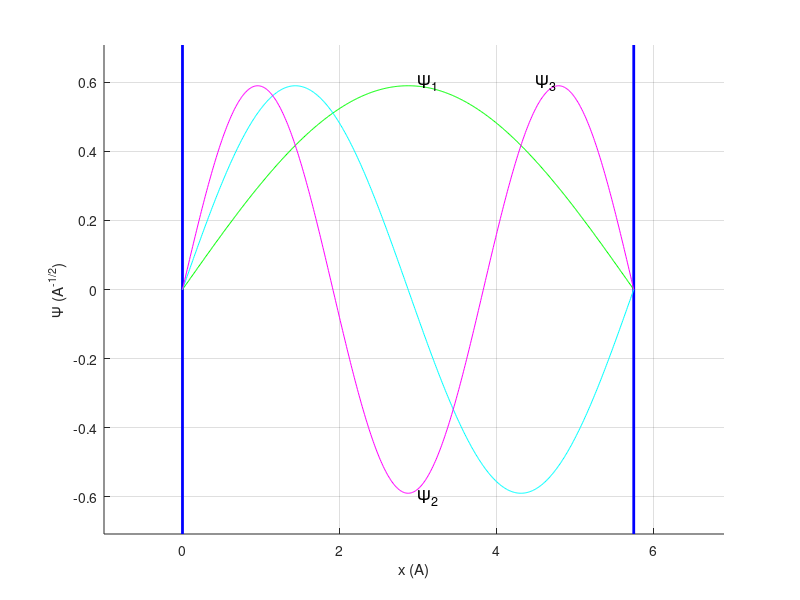

MATLAB code for this plot:
function task2
% draw wave functions of electron in potential well
% potential well is infinitely deep well

  clc
  clear
  delete(findall(0,'Type','Figure'));

  %-------------------------------------------------------------
  % PARAMETERS OF TASK

  m = 9.1e-31;          % mass of electron (kg)
  h = 1.05e-34;         % Plank's constant (J*s)
  aA = 5.75;            % width of potential well (A, Angstroem)
  aC = aA * 1e-10;      % width of potential well (m, Angstroem)
  n = 1:3;              % quantum number range
  eV = 1.602e-19;       % single eV (J), See: http://en.wikipedia.org/wiki/Electron_volt
  border_factor = 1.2
  colors = ['g','c','m']
  text_points = [ 3 .6;      ...
                  3 -0.6;      ...
                  4.5 .6 ];

  % Compute waves
  x = 0:0.01:aA;
  W = @(n,x) sqrt(2/aA) * sin(pi * n * x / aA);

  % * Draw axes
  hor_border = max(W(1,x)) * border_factor;
  grid on;
  axis([-1 aA * border_factor -hor_border hor_border]);
  xlabel('x (A)');
  ylabel('\Psi (A^{-1/2})');

  % * Draw well's border
  line([0 0],   [-hor_border hor_border], 'Color', 'b', 'LineWidth', 2);
  line([aA aA], [-hor_border hor_border], 'Color', 'b', 'LineWidth', 2);

  % * Draw waves
  for i = 1:3
    line(x,W(i,x),'Color',colors(i))
    text(text_points(i,1),text_points(i,2),sprintf('\\Psi_{%d}',i),'FontSize',13)
  end
end
